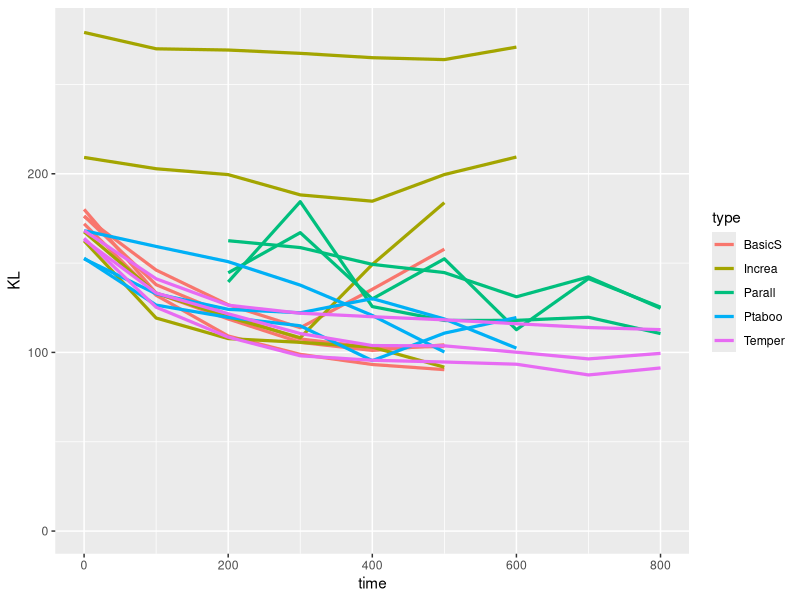

R code for this plot:

library(ggplot2)

d <- read.table("evaluation.txt")
names(d) <- c("name", "notsure", "chain.i", "n", "time", "KL", "pct.found", "pm.found", "len.hyp", "len.samples", "sampleZ")
d$type <- substr(as.character(d$name), 0, 6) # the first few chars, ignoring the parameters at the end of name
d$time <- round(d$time/100) * 100
# d <- d[d$time<800,]


a <- aggregate( KL ~ name + time + type, d, mean)

p <- ggplot( data=a, aes(x=time, y=KL, color=type, group=name)) +
	geom_line(size=1.1) +
	scale_x_continuous(limits = c(0,800))
	
p
